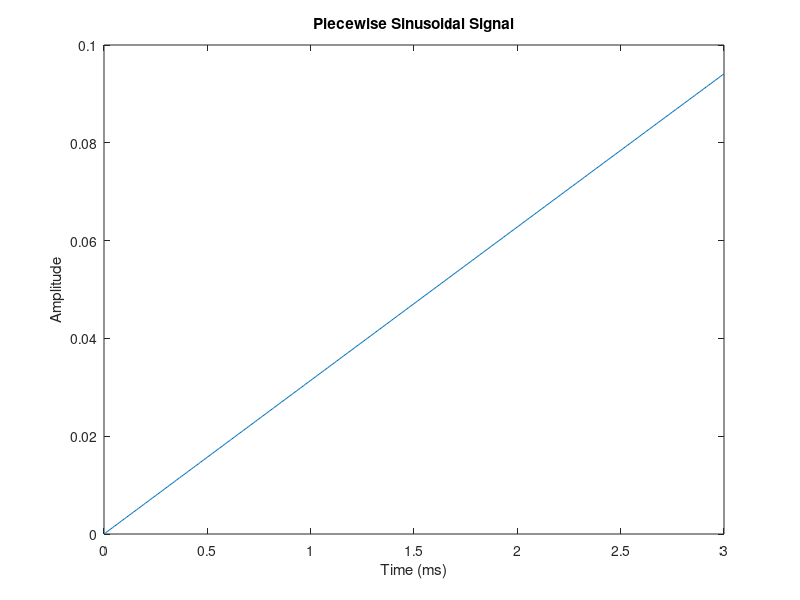

Recreate this plot in MATLAB.
clc;                 
clear all;           
close all;           
f1 = input('enter frequency 1:'); % Gets the first frequency from the user
f2 = input('enter frequency 2:'); % Gets the second frequency from the user
f3 = input('enter frequency 3:'); % Gets the third frequency from the user

f0 = 0.003;          % Total signal duration is 0.003 seconds (3 ms) as an example
fs = 40*3000;        % Defines the sampling frequency 

t = 0:1/fs:0.003;    % Creates the time vector from 0 to 3 ms

for i = 1:length(t)  % Iterates through every time sample

    if t(i) < 0.001               % Checks whether time is less than 1 ms
        y(i) = sin(2*pi*f1*t(i)); % Generates the first sine wave

    else if t(i) < 0.002          % Checks whether time is between 1 ms and 2 ms
        y(i) = sin(2*pi*f2*t(i)); % Generates the second sine wave

    else
        y(i) = sin(2*pi*f3*t(i)); % Generates the third sine wave
    end
    end

end

plot(t*1000, y);     % Plots the signal against time in milliseconds
xlabel('Time (ms)'); 
ylabel('Amplitude'); % Labels the y-axis
title('Piecewise Sinusoidal Signal'); 
